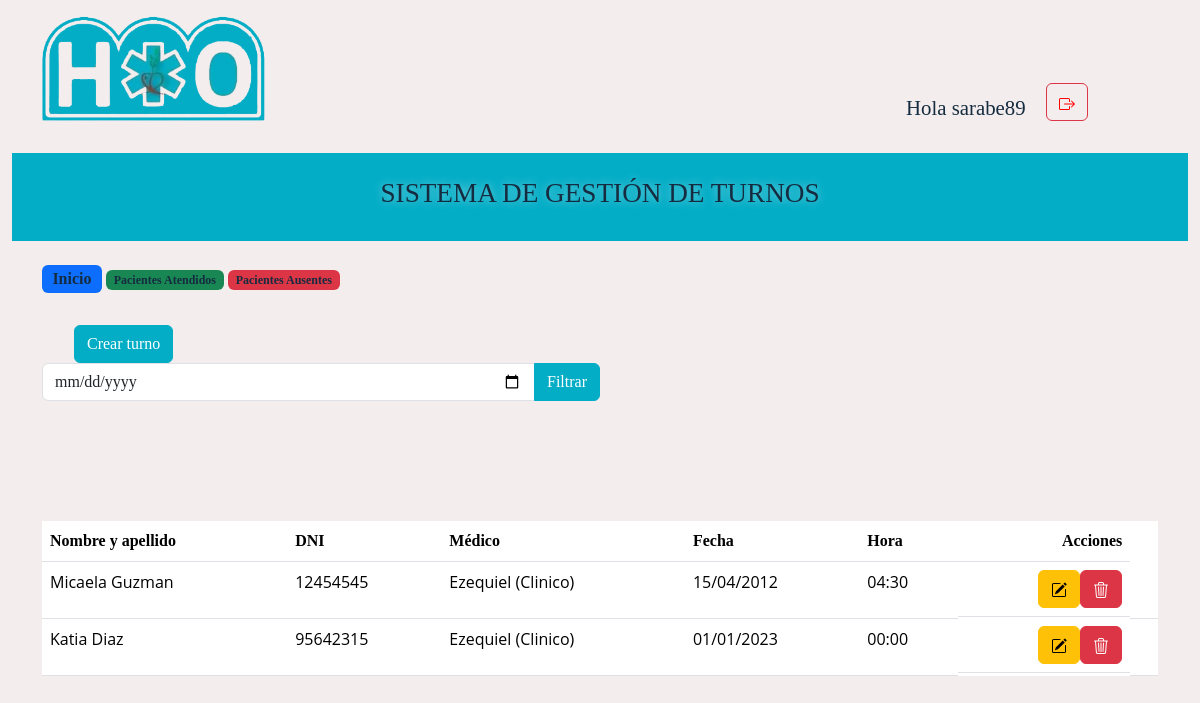
Page / (signed in) on the earlier database version.
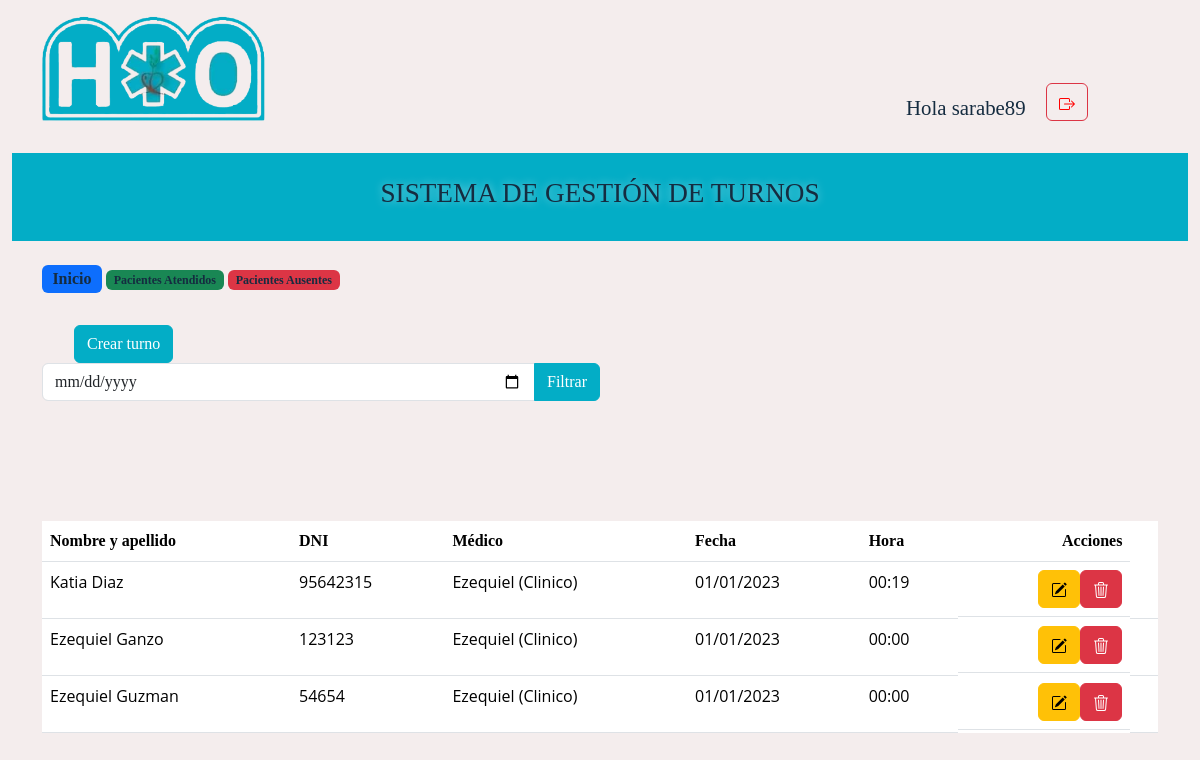
Same page on the later database version.
### turnos/models.py (models this page shows, shortened)
class Turno(models.Model):
    STATUS_CHOICES = (
        ('E' , 'En Espera'),
        ('P' , 'Atendiendo'),
        ('A' , 'Ausente'),
        ('L', 'Atendido'),
    )
    nombre = models.CharField( max_length=50, null=True)
    apellido = models.CharField( max_length=50, null=True)
    dni = models.IntegerField(default=0)
    medico = models.ForeignKey(Medico, on_delete=models.CASCADE)
    fecha = models.DateField(default=date.today)
    hora = models.TimeField(default='07:00')
    status = models.CharField(max_length=1,choices=STATUS_CHOICES, default='E', verbose_name='estado')

class Medico(models.Model):
    nombre = models.CharField(max_length=50)
    especialidad = models.CharField(max_length=45)
    def __str__(self):
        return f'{self.nombre}  ({self.especialidad})'

### turnos/views.py (the view)
# urls.py: path('', views.ver_turnos, name = 'ver_turnos'),
@login_required
def ver_turnos(request):
    fecha_param = request.GET.get('fecha', None)
    if fecha_param:
        fecha = datetime.strptime(fecha_param, '%Y-%m-%d').date()
        turnos = Turno.objects.filter(fecha=fecha).order_by('fecha')
    else:
        turnos = Turno.objects.all().order_by('fecha')
    if request.method == 'POST':
        form = TurnoForm(request.POST)
        if form.is_valid():
            form.save()
        else:
            pass
        turno_id = request.POST.get('turno_id')
        accion = request.POST.get('accion')
        if accion == 'atendiendo':
            turno = Turno.objects.get(id=turno_id)
            turno.marcar_como_atendiendo()
        elif accion == 'ausente':
            turno = Turno.objects.get(id=turno_id)
            turno.marcar_como_ausente()
        elif accion == 'atendido':
            turno = Turno.objects.get(id=turno_id)
            turno.marcar_como_atendido()
        return redirect('ver_turnos')
    else:
        form = TurnoForm()
    pertenece_admin = request.user.groups.filter(name='admin').exists()
    pertenece_secretario = request.user.groups.filter(name='secretario').exists()
    return render(request, 'turnos.html', {'turnos': turnos, 'form': form, 'pertenece_admin': pertenece_admin,
                                            'pertenece_secretario': pertenece_secretario})

### turnos/forms.py
class TurnoForm(forms.ModelForm):
    class Meta:
        model = Turno
        fields = ['nombre', 'apellido', 'dni', 'medico', 'fecha', 'hora']
        widgets = {
            'fecha': DDMMYYYYDateInput(attrs={'class': 'datepicker'}),
            'hora': forms.TimeInput(format='%H:%M', attrs={'type': 'time'}),
        }

### turnos/templates/turnos.html (shortened to what this page needs)
{% extends "base.html" %}
{% load crispy_forms_tags %}
{% block content %}
<br>
<div class="container-fluid">
  <div class="container">
      <span class="badge bg-primary fs-6"><a href="{% url 'ver_turnos' %}">Inicio</a></span> </option>
      <span class="badge bg-success "> <a href="{% url 'pacientes_atendidos' %}" >Pacientes Atendidos</a></span>
      <span class="badge bg-danger"><a href="{% url 'pacientes_ausentes' %}" >Pacientes Ausentes</a></span>
  </div>
</div>
<div>
  <div class="container contenedor">
    <div class="row">
      <div class="">
        {% if pertenece_admin %}
        <button type="button" class="btn btn-primary boton_CT" data-bs-toggle="modal" data-bs-target="#exampleModal">
          Crear turno
        </button>
        {% endif %}
      </div>
    </div>
    </div>
    <div class="container-fluid">
      <div class="container">
          <form method="get" action="{% url 'ver_turnos' %}">
            <div class="input-group w-50">
              <input type="date" name="fecha" id="fecha" class="form-control w-50" value="{{ fecha_actual }}">
              <button type="submit" class="btn btn-primary  boton_CT">Filtrar</button>
            </div>
          </form>
        </div>
        </div>
        <br><br>
        </div>
  <br>
  <br><br>
  <div class="container-fluid">
    <div class="container">
      <div class="table-responsive">
        <table class="table align-middle mb-0 bg-white">
          <thead class="bg-light">
            <tr>
              <th>Nombre y apellido</th>
              <th>DNI</th>
              <th>Médico</th>
              <th>Fecha</th>
              <th>Hora</th>
              {% if pertenece_admin %}
              <th class="acciones">Acciones</th>
              {% endif %}
            </tr>
          </thead>
          {% for turno in turnos %}
          {% if turno.status != 'A' and  turno.status != 'P' and  turno.status != 'L'  %}
          <tbody>
            <tr>
              <td>
                <p> {{ turno.nombre|title }} {{ turno.apellido|title }}</p>
              </td>
              <td>
                <p> {{ turno.dni }}</p>
              </td>
              <td>
                <p> {{ turno.medico|title }}</p>
              </td>
              <td>
                <p>{{ turno.fecha|date:"d/m/Y" }}</p>
              </td>
              <td>
                <p>{{ turno.hora }}</p>
              </td>
              {% if pertenece_admin %}
              <td class="d-flex">
                <a class='btn btn-warning' href="{% url 'editar_turno' turno.id %}"></a>
                <form method="post" action="{% url 'borrar_turno' turno.id %}">
                  <button type="submit" class='btn btn-danger'></button>
                </form>
                {% endif %}
              </td>
              <td>
              </td>
            </tr>
          </tbody>
          {% endif %}
          {% endfor %}
        </table>
      </div>
    </div>
</div>
{% endblock %}

### turnos/templates/base.html (shortened to what this page needs)
{% load static %}
<!DOCTYPE html>
<html lang="en">
<head>
  <link href="https://cdn.jsdelivr.net/npm/bootstrap@5.3.2/dist/css/bootstrap.min.css" rel="stylesheet"
>
  <link rel="stylesheet" href="https://cdn.jsdelivr.net/npm/flatpickr@4.6.6/dist/flatpickr.min.css">
  <link rel="stylesheet" href="{% static 'componentes/css/turnos.css' %}">
</head>
<body>
  <header>
    <div class="container-fluid">
      <div class="container contheader">
        <div class="cont_logo">
          <a class="logo-img" href="https://danip98.github.io/hospital/index.html" target="_blank">
            <img src="{% static 'componentes/img/logo ajustado.png' %}" alt="Logo hospital">
          </a>
        </div>
        <div class="cont_username">
          <h3>Hola {{ user.username }}</h3>
        </div>
        <div class="cont_Cerrar">
          <a href="{% url 'salir' %}" class="btn btn-outline-danger"> </a>
        </div>
      </div>
    </div>
    <div class="container-fluid">
      <div class="titulo">
        <div class="container"> <a class="titulo-pag">
            <h2>SISTEMA DE GESTIÓN DE TURNOS</h2>
          </a>
        </div>
      </div>
    </div>
    {% block content %}
    {% endblock %}
</body>
</html>

### turnos/static/componentes/css/turnos.css (style rules this page uses)
body { margin-right: 10px; margin: 0%; background-color: #f4eded; font-family: 'Merriweather', serif; align-items: center; }
h1, h2 { font-size: 1.7em; color: #152C40; }
h3 { font-size: 1em; color: #152C40; }
p { font-family: 'Open Sans', sans-serif; }
a { text-decoration: none; color: #152C40; }
.contheader { display: flex; padding-top: 1em; align-items: flex-end }
.cont_logo { width: 20%; }
.cont_username { width: 70%; padding-right: 1em; text-align: right; font-size: 1.3em; color: #152C40; font-family: 'Merriweather', serif; }
.cont_username h3 { margin: 0; }
.cont_Cerrar { width: 10%; font-size: 0.9em; font-family: 'Open Sans', sans-serif; }
.cont_Cerrar a { color: red; }
.contheader img { width: 100%; }
.d-flex { justify-content: flex-end }
.acciones { text-align: right; }
.titulo { display: flex; justify-content: center; margin-top: 2em; align-items: center; text-align: center; width: 100%; background-color: #03ADC6; color: white; text-shadow: 0 0 10px #fff8; }
.titulo .titulo-pag { margin: 0; padding: 1em; max-width: 90%; text-decoration: none; text-shadow: 0 0 10px #fff8; }
.contenedor { margin-top: 2em; }
.boton_CT { margin-left: 2em; background-color: #03ADC6; border-color: #03ADC6; }

Differences in the rows shown:
removed Turno: nombre "Micaela", apellido "Guzman", dni "12454545", medico "Ezequiel (Clinico)", fecha "15/04/2012", hora "04:30"
changed Turno "Katia": hora "00:00" → "00:19"
added Turno: nombre "Ezequiel", apellido "Ganzo", dni "123123", medico "Ezequiel (Clinico)", fecha "01/01/2023", hora "00:00"
added Turno: nombre "Ezequiel", apellido "Guzman", dni "54654", medico "Ezequiel (Clinico)", fecha "01/01/2023", hora "00:00"
